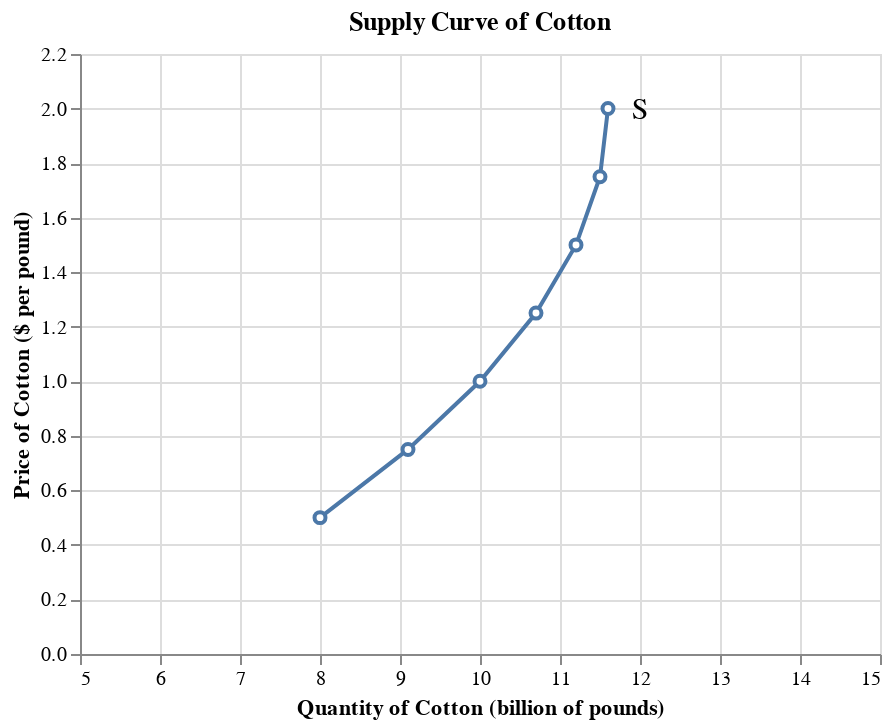

Notebook code for this chart:
### Markdown cell above
## Supply

Supply
: The different quantities of a good that sellers are willing and able to sell or produce at different prices.


Supply schedule
: Shows how much of a good or service producers would supply at different prices.
: The table below shows Supply Schedule for Cotton.<br>

|Price of cotton<br>(\$ per pound)|Quantity of cotton supplied<br>(billions of pounds)|
|---|---|
|2.00|11.6|
|1.75|11.5|
|1.50|11.2|
|1.25|10.7|
|1.00|10.0|
|0.75|9.1|
|0.5|8.0|


Quantity supplied
: Actual amount of a good or service people are willing to sell at some specific price.
: It is shown as a single point in a supply schedule or along a supply curve.
: When cotton is $1.75 per pound, the quantity supplied is 11.5 billion pounds.


Supply curve
: Graphical representation of the supply schedule. It shows the relationship between quantity supplied and price (the figure below).
: Quantity supplied on the x-axis.
: Price on the y-axis.

### Code cell
df_supply = pd.DataFrame(data={'price': [2, 1.75, 1.50, 1.25, 1, 0.75, 0.5], 'quantity': [11.6, 11.5, 11.2, 10.7, 10.0, 9.1, 8.0]})
fig1 = alt.Chart(df_supply).mark_line(point=alt.OverlayMarkDef(filled=False, fill='white')).encode(
    alt.X('quantity', title='Quantity of Cotton (billion of pounds)', scale=alt.Scale(domain=[5,15])),
    alt.Y('price', title='Price of Cotton ($ per pound)', scale=alt.Scale(domain=[0,2.2])),
).properties(title='Supply Curve of Cotton')

text1 = alt.Chart({'values':[{'x': 12, 'y': 2}]}).mark_text(
    text='S',
    fontSize=15
).encode(x='x:Q', y='y:Q')

fig1 + text1

### Figure 1 — Vega-Lite specification as saved in the notebook (floating-point values rounded to 4 significant figures)
{"config": {"view": {"continuousWidth": 400, "continuousHeight": 300}}, "layer": [{"data": {"name": "data-2531802c2bf6d2f67e057edd24d0247f"}, "mark": {"type": "line", "point": {"fill": "white", "filled": false}}, "encoding": {"x": {"type": "quantitative", "field": "quantity", "scale": {"domain": [5, 15]}, "title": "Quantity of Cotton (billion of pounds)"}, "y": {"type": "quantitative", "field": "price", "scale": {"domain": [0, 2.2]}, "title": "Price of Cotton ($ per pound)"}}, "title": "Supply Curve of Cotton"}, {"data": {"name": "data-510b6d2ea35f0f15ecfcaaa1676f00d4"}, "mark": {"type": "text", "fontSize": 15, "text": "S"}, "encoding": {"x": {"type": "quantitative", "field": "x"}, "y": {"type": "quantitative", "field": "y"}}}], "$schema": "https://vega.github.io/schema/vega-lite/v4.8.1.json", "datasets": {"data-2531802c2bf6d2f67e057edd24d0247f": [{"price": 2.0, "quantity": 11.6}, {"price": 1.75, "quantity": 11.5}, {"price": 1.5, "quantity": 11.2}, {"price": 1.25, "quantity": 10.7}, {"price": 1.0, "quantity": 10.0}, {"price": 0.75, "quantity": 9.1}, {"price": 0.5, "quantity": 8.0}], "data-510b6d2ea35f0f15ecfcaaa1676f00d4": [{"x": 12, "y": 2}]}}
